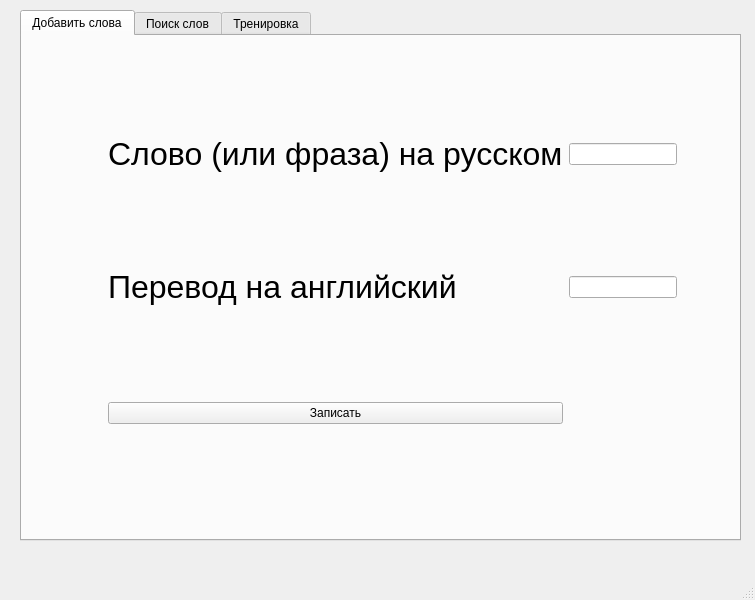
<?xml version="1.0" encoding="UTF-8"?>
<ui version="4.0">
 <class>MainWindow</class>
 <widget class="QMainWindow" name="MainWindow">
  <property name="geometry">
   <rect>
    <x>0</x>
    <y>0</y>
    <width>755</width>
    <height>600</height>
   </rect>
  </property>
  <property name="windowTitle">
   <string>MainWindow</string>
  </property>
  <widget class="QWidget" name="centralwidget">
   <widget class="QTabWidget" name="tabWidget">
    <property name="enabled">
     <bool>true</bool>
    </property>
    <property name="geometry">
     <rect>
      <x>20</x>
      <y>10</y>
      <width>721</width>
      <height>531</height>
     </rect>
    </property>
    <property name="currentIndex">
     <number>0</number>
    </property>
    <widget class="QWidget" name="Addwords">
     <attribute name="title">
      <string>Добавить слова</string>
     </attribute>
     <widget class="QWidget" name="gridLayoutWidget_3">
      <property name="geometry">
       <rect>
        <x>30</x>
        <y>10</y>
        <width>681</width>
        <height>471</height>
       </rect>
      </property>
      <layout class="QGridLayout" name="gridLayout_3">
       <item row="3" column="2">
        <widget class="QLineEdit" name="lineEdit12"/>
       </item>
       <item row="3" column="1">
        <widget class="QLabel" name="label12">
         <property name="text">
          <string>&lt;html&gt;&lt;head/&gt;&lt;body&gt;&lt;p&gt;&lt;span style=&quot; font-size:24pt;&quot;&gt;Перевод на английский&lt;/span&gt;&lt;/p&gt;&lt;/body&gt;&lt;/html&gt;</string>
         </property>
        </widget>
       </item>
       <item row="0" column="2">
        <widget class="QLineEdit" name="lineEdit1"/>
       </item>
       <item row="4" column="1">
        <widget class="QPushButton" name="pushButton1">
         <property name="text">
          <string>Записать</string>
         </property>
        </widget>
       </item>
       <item row="0" column="1">
        <widget class="QLabel" name="label1">
         <property name="text">
          <string>&lt;html&gt;&lt;head/&gt;&lt;body&gt;&lt;p&gt;&lt;span style=&quot; font-size:24pt;&quot;&gt;Слово (или фраза) на русском&lt;/span&gt;&lt;/p&gt;&lt;/body&gt;&lt;/html&gt;</string>
         </property>
        </widget>
       </item>
       <item row="4" column="0">
        <spacer name="horizontalSpacer_3">
         <property name="orientation">
          <enum>Qt::Horizontal</enum>
         </property>
         <property name="sizeHint" stdset="0">
          <size>
           <width>40</width>
           <height>20</height>
          </size>
         </property>
        </spacer>
       </item>
       <item row="3" column="3">
        <spacer name="horizontalSpacer_4">
         <property name="orientation">
          <enum>Qt::Horizontal</enum>
         </property>
         <property name="sizeHint" stdset="0">
          <size>
           <width>40</width>
           <height>20</height>
          </size>
         </property>
        </spacer>
       </item>
      </layout>
     </widget>
    </widget>
    <widget class="QWidget" name="RusToEng">
     <attribute name="title">
      <string>Поиск слов</string>
     </attribute>
     <widget class="QWidget" name="gridLayoutWidget">
      <property name="geometry">
       <rect>
        <x>130</x>
        <y>40</y>
        <width>461</width>
        <height>391</height>
       </rect>
      </property>
      <layout class="QGridLayout" name="gridLayout">
       <item row="0" column="1">
        <widget class="QLabel" name="label2">
         <property name="text">
          <string>&lt;html&gt;&lt;head/&gt;&lt;body&gt;&lt;p&gt;&lt;span style=&quot; font-size:24pt;&quot;&gt;Слов или фраза&lt;/span&gt;&lt;/p&gt;&lt;/body&gt;&lt;/html&gt;</string>
         </property>
        </widget>
       </item>
       <item row="5" column="1">
        <widget class="QLabel" name="label22">
         <property name="text">
          <string>&lt;html&gt;&lt;head/&gt;&lt;body&gt;&lt;p&gt;&lt;span style=&quot; font-size:24pt;&quot;&gt;Перевод по словарю&lt;/span&gt;&lt;/p&gt;&lt;/body&gt;&lt;/html&gt;</string>
         </property>
        </widget>
       </item>
       <item row="4" column="2">
        <spacer name="verticalSpacer_2">
         <property name="orientation">
          <enum>Qt::Vertical</enum>
         </property>
         <property name="sizeHint" stdset="0">
          <size>
           <width>20</width>
           <height>40</height>
          </size>
         </property>
        </spacer>
       </item>
       <item row="2" column="2">
        <spacer name="verticalSpacer">
         <property name="orientation">
          <enum>Qt::Vertical</enum>
         </property>
         <property name="sizeHint" stdset="0">
          <size>
           <width>20</width>
           <height>40</height>
          </size>
         </property>
        </spacer>
       </item>
       <item row="5" column="2">
        <widget class="QLabel" name="label_23">
         <property name="text">
          <string>&lt;html&gt;&lt;head/&gt;&lt;body&gt;&lt;p&gt;&lt;span style=&quot; font-size:24pt;&quot;&gt;Тут пока пусто&lt;/span&gt;&lt;/p&gt;&lt;/body&gt;&lt;/html&gt;</string>
         </property>
        </widget>
       </item>
       <item row="0" column="2">
        <widget class="QLineEdit" name="lineEdit2">
         <property name="text">
          <string/>
         </property>
        </widget>
       </item>
       <item row="3" column="1" colspan="2">
        <widget class="QPushButton" name="pushButton2">
         <property name="text">
          <string>Перевести</string>
         </property>
        </widget>
       </item>
      </layout>
     </widget>
    </widget>
    <widget class="QWidget" name="tab">
     <attribute name="title">
      <string>Тренировка</string>
     </attribute>
     <widget class="QWidget" name="gridLayoutWidget_2">
      <property name="geometry">
       <rect>
        <x>160</x>
        <y>50</y>
        <width>441</width>
        <height>421</height>
       </rect>
      </property>
      <layout class="QGridLayout" name="gridLayout_2">
       <item row="2" column="2">
        <spacer name="horizontalSpacer">
         <property name="orientation">
          <enum>Qt::Horizontal</enum>
         </property>
         <property name="sizeHint" stdset="0">
          <size>
           <width>40</width>
           <height>20</height>
          </size>
         </property>
        </spacer>
       </item>
       <item row="4" column="3">
        <widget class="QPushButton" name="pushButton41">
         <property name="text">
          <string>Ответить</string>
         </property>
        </widget>
       </item>
       <item row="2" column="5">
        <widget class="QLabel" name="label43">
         <property name="text">
          <string>&lt;html&gt;&lt;head/&gt;&lt;body&gt;&lt;p&gt;&lt;span style=&quot; font-size:24pt;&quot;&gt;Перевод&lt;/span&gt;&lt;/p&gt;&lt;/body&gt;&lt;/html&gt;</string>
         </property>
        </widget>
       </item>
       <item row="2" column="1">
        <widget class="QLabel" name="label4">
         <property name="text">
          <string>&lt;html&gt;&lt;head/&gt;&lt;body&gt;&lt;p&gt;&lt;span style=&quot; font-size:24pt;&quot;&gt;Слово&lt;/span&gt;&lt;/p&gt;&lt;/body&gt;&lt;/html&gt;</string>
         </property>
        </widget>
       </item>
       <item row="3" column="1">
        <widget class="QLabel" name="label42">
         <property name="text">
          <string>&lt;html&gt;&lt;head/&gt;&lt;body&gt;&lt;p&gt;&lt;br/&gt;&lt;/p&gt;&lt;/body&gt;&lt;/html&gt;</string>
         </property>
        </widget>
       </item>
       <item row="4" column="1">
        <spacer name="verticalSpacer_3">
         <property name="orientation">
          <enum>Qt::Vertical</enum>
         </property>
         <property name="sizeHint" stdset="0">
          <size>
           <width>20</width>
           <height>40</height>
          </size>
         </property>
        </spacer>
       </item>
       <item row="0" column="3">
        <widget class="QPushButton" name="pushButton4">
         <property name="text">
          <string>Новые слова</string>
         </property>
        </widget>
       </item>
       <item row="2" column="3">
        <widget class="QLabel" name="label44">
         <property name="text">
          <string>&lt;html&gt;&lt;head/&gt;&lt;body&gt;&lt;p&gt;&lt;br/&gt;&lt;/p&gt;&lt;/body&gt;&lt;/html&gt;</string>
         </property>
        </widget>
       </item>
       <item row="3" column="5">
        <widget class="QLineEdit" name="lineEdit4"/>
       </item>
       <item row="1" column="3">
        <spacer name="verticalSpacer_5">
         <property name="orientation">
          <enum>Qt::Vertical</enum>
         </property>
         <property name="sizeHint" stdset="0">
          <size>
           <width>20</width>
           <height>40</height>
          </size>
         </property>
        </spacer>
       </item>
       <item row="3" column="3">
        <spacer name="verticalSpacer_4">
         <property name="orientation">
          <enum>Qt::Vertical</enum>
         </property>
         <property name="sizeHint" stdset="0">
          <size>
           <width>20</width>
           <height>40</height>
          </size>
         </property>
        </spacer>
       </item>
       <item row="2" column="4">
        <spacer name="horizontalSpacer_2">
         <property name="orientation">
          <enum>Qt::Horizontal</enum>
         </property>
         <property name="sizeHint" stdset="0">
          <size>
           <width>40</width>
           <height>20</height>
          </size>
         </property>
        </spacer>
       </item>
      </layout>
     </widget>
    </widget>
   </widget>
  </widget>
  <widget class="QMenuBar" name="menubar">
   <property name="geometry">
    <rect>
     <x>0</x>
     <y>0</y>
     <width>755</width>
     <height>22</height>
    </rect>
   </property>
  </widget>
  <widget class="QStatusBar" name="statusbar"/>
 </widget>
 <resources/>
 <connections/>
</ui>
